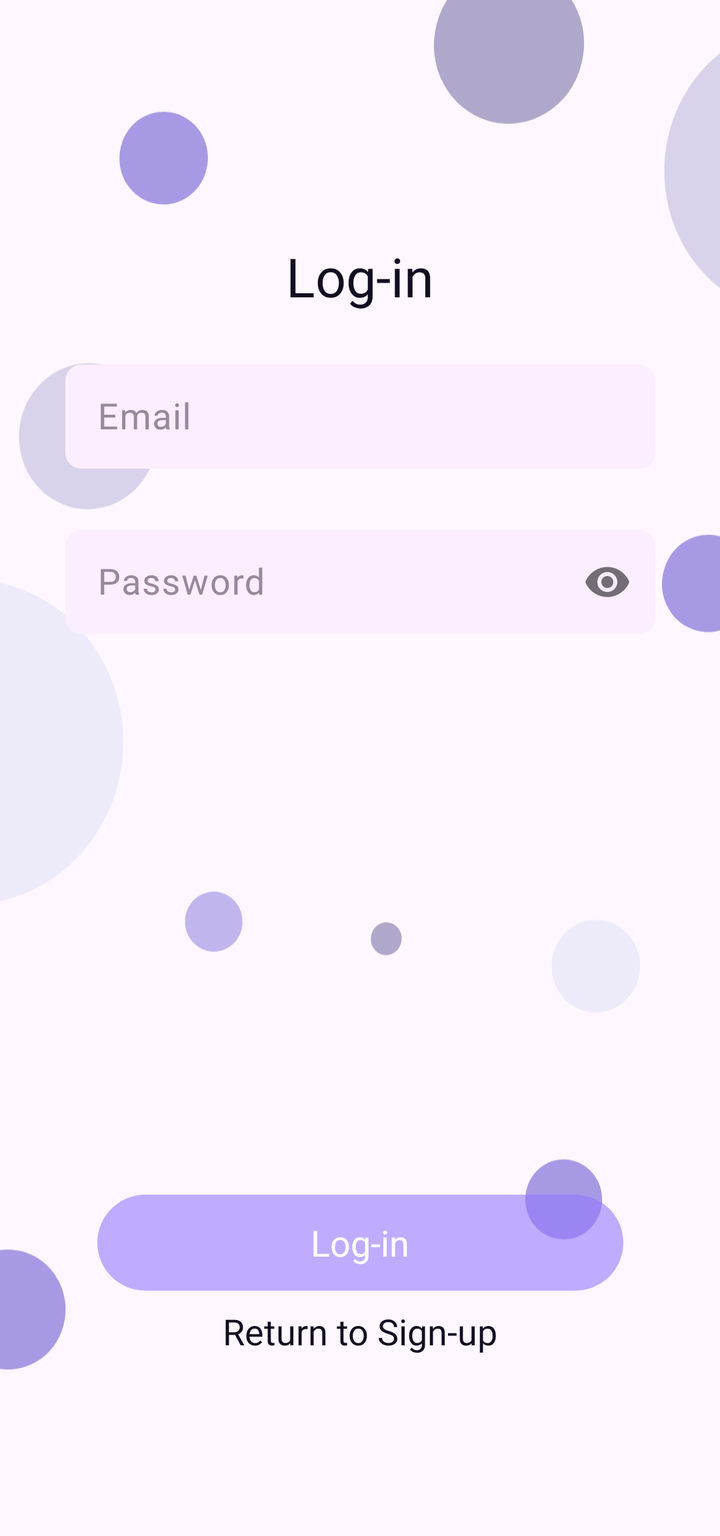
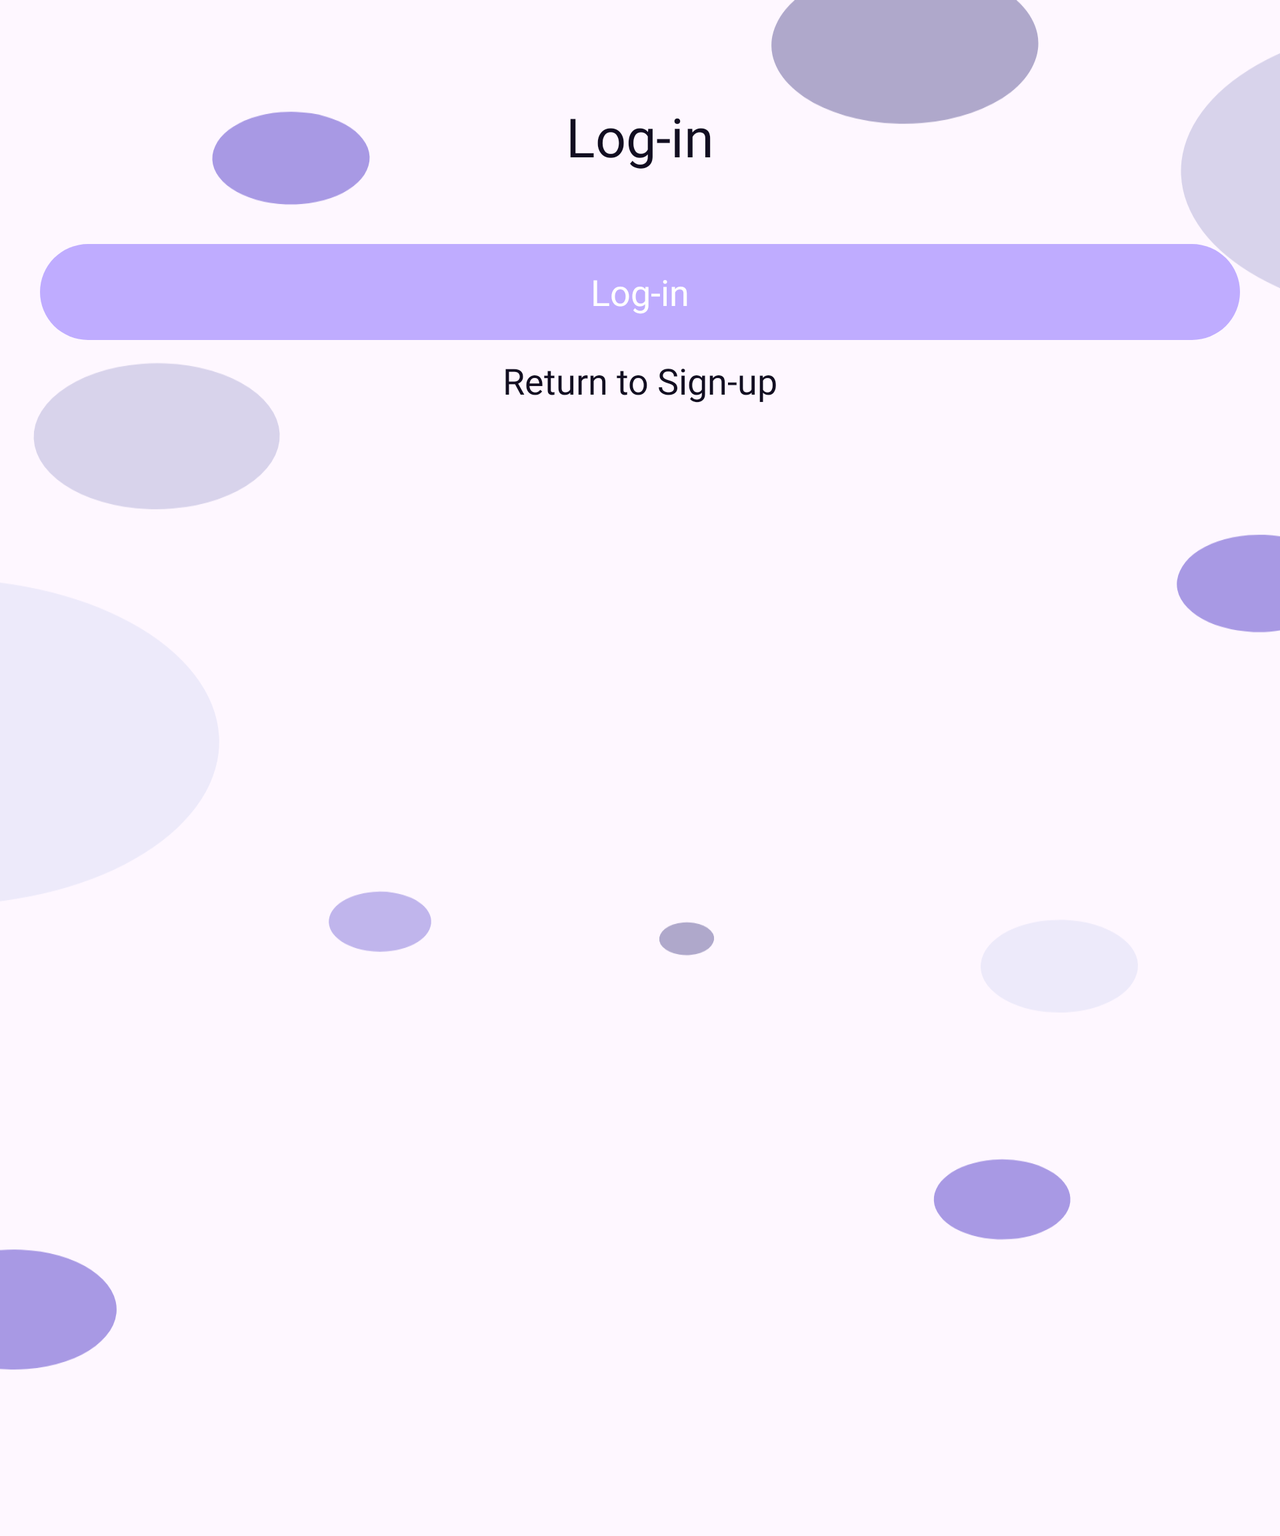

One screen, two layout resources from the same app: the default and the repository's alternative for another configuration. Each is rendered where Android would select it; the XML of both is given below.
<!-- AndroidManifest.xml: application theme Theme.Spiice -->
<!-- res/layout/fragment_log_in.xml -->
<?xml version="1.0" encoding="utf-8"?>
<ScrollView xmlns:android="http://schemas.android.com/apk/res/android"
    xmlns:app="http://schemas.android.com/apk/res-auto"
    xmlns:tools="http://schemas.android.com/tools"
    android:layout_width="match_parent"
    android:layout_height="match_parent"
    android:background="@drawable/bubbles_log_in_background"
    tools:context=".ui.logInScreen.LogInFragment">

    <androidx.constraintlayout.widget.ConstraintLayout
        android:id="@+id/login_screen"
        android:layout_width="match_parent"
        android:layout_height="wrap_content"
        android:paddingBottom="@dimen/dm_16">

        <TextView
            android:id="@+id/title_log_in"
            style="@style/FieldsFontsStyle.TitleFontStyle.TitleStyle"
            android:layout_width="@dimen/secondary_title_wight"
            android:layout_height="wrap_content"
            android:layout_marginTop="@dimen/secondary_title_marginTop"
            android:text="@string/log_in_screen_title"
            app:layout_constraintEnd_toEndOf="parent"
            app:layout_constraintStart_toStartOf="parent"
            app:layout_constraintTop_toTopOf="parent" />

        <androidx.constraintlayout.widget.Barrier
            android:id="@+id/barrier"
            android:layout_width="@dimen/zero_size"
            android:layout_height="@dimen/zero_size"
            app:barrierDirection="bottom"
            app:constraint_referenced_ids="title_log_in" />

        <Space
            android:id="@+id/space"
            android:layout_width="match_parent"
            android:layout_height="@dimen/dm_16"
            app:layout_constraintTop_toBottomOf="@+id/barrier" />

        <com.google.android.material.textfield.TextInputLayout
            android:id="@+id/email_log_layout"
            style="@style/TextInputLayoutStyle"
            app:endIconMode="clear_text"
            app:errorEnabled="true"
            app:layout_constraintEnd_toEndOf="parent"
            app:layout_constraintStart_toStartOf="parent"
            app:layout_constraintTop_toBottomOf="@+id/space">

            <com.google.android.material.textfield.TextInputEditText
                android:id="@+id/email_log_ET"
                style="@style/InputFieldStyle"
                android:hint="@string/email_field"
                android:inputType="textEmailAddress" />

        </com.google.android.material.textfield.TextInputLayout>

        <com.google.android.material.textfield.TextInputLayout
            android:id="@+id/password_log_layout"
            style="@style/TextInputLayoutStyle"
            app:errorEnabled="true"
            app:layout_constraintEnd_toEndOf="parent"
            app:layout_constraintStart_toStartOf="parent"
            app:layout_constraintTop_toBottomOf="@+id/email_log_layout"
            app:passwordToggleEnabled="true">

            <com.google.android.material.textfield.TextInputEditText
                android:id="@+id/password_log_ET"
                style="@style/InputFieldStyle"
                android:hint="@string/password_field"
                android:inputType="textPassword"
                app:endIconDrawable="@drawable/ic_eye" />

        </com.google.android.material.textfield.TextInputLayout>

        <androidx.appcompat.widget.AppCompatButton
            android:id="@+id/log_in_button"
            style="@style/ButtonStyle"
            android:layout_height="wrap_content"
            android:layout_marginTop="@dimen/login_button_marginTop"
            android:enabled="false"
            android:text="@string/log_in_screen_button"
            app:layout_constraintEnd_toEndOf="parent"
            app:layout_constraintStart_toStartOf="parent"
            app:layout_constraintTop_toBottomOf="@+id/password_log_layout" />

        <TextView
            android:id="@+id/sing_up_from_login_screen_button"
            style="@style/FieldsFontsStyle.BackToLogInButtonStyle"
            android:layout_width="wrap_content"
            android:layout_height="wrap_content"
            android:layout_marginTop="@dimen/account_back_marginTop"
            android:text="@string/return_to_sign_up_button"
            app:layout_constraintEnd_toEndOf="parent"
            app:layout_constraintStart_toStartOf="parent"
            app:layout_constraintTop_toBottomOf="@+id/log_in_button" />

        <ProgressBar
            android:id="@+id/progressBar"
            android:layout_width="wrap_content"
            android:layout_height="wrap_content"
            android:visibility="gone"
            app:layout_constraintBottom_toBottomOf="parent"
            app:layout_constraintEnd_toEndOf="parent"
            app:layout_constraintStart_toStartOf="parent"
            app:layout_constraintTop_toTopOf="parent" />

    </androidx.constraintlayout.widget.ConstraintLayout>

</ScrollView>
<!-- resources referenced by this layout -->
<resources>
  <dimen name="account_back_marginTop">8dp</dimen>
  <dimen name="dm_16">16dp</dimen>
  <dimen name="login_button_marginTop">260dp</dimen>
  <dimen name="secondary_title_marginTop">120dp</dimen>
  <dimen name="secondary_title_wight">98dp</dimen>
  <dimen name="zero_size">0dp</dimen>
  <string name="email_field">Email</string>
  <string name="log_in_screen_button">Log-in</string>
  <string name="log_in_screen_title">Log-in</string>
  <string name="password_field">Password</string>
  <string name="return_to_sign_up_button">Return to Sign-up</string>
  <style name="FieldsFontsStyle.BackToLogInButtonStyle">
          <item name="android:fontFamily">@font/public_sans</item>
          <item name="android:textFontWeight">400</item>
          <item name="android:textSize">@dimen/text_size</item>
      </style>
  <style name="FieldsFontsStyle.TitleFontStyle.TitleStyle">
          <item name="android:textSize">@dimen/text_size_title</item>
      </style>
  <style name="InputFieldStyle" parent="FieldsSizeStyle">
          <item name="android:singleLine">true</item>
          <item name="android:ellipsize">end</item>
      </style>
  <style name="TextInputLayoutStyle">
          <item name="android:layout_width">@dimen/input_field_wight</item>
          <item name="android:layout_height">wrap_content</item>
          <item name="android:layout_marginTop">@dimen/input_field_marginTop</item>
          <item name="android:textColorHint">@color/text_input_field</item>
      </style>
  <style name="Theme.Spiice" parent="Base.Theme.Spiice" />
  <dimen name="button_wight">263dp</dimen>
  <dimen name="text_size">18sp</dimen>
  <color name="white">#FFFFFFFF</color>
  <!-- drawable button_states (drawable) -->
  <selector xmlns:android="http://schemas.android.com/apk/res/android">
      <item android:drawable="@drawable/bg_button_disabled" android:state_enabled="false"/>
      <item android:drawable="@drawable/bg_button_enabled" android:state_enabled="true"/>
  </selector>
  <dimen name="text_size_title">27sp</dimen>
  <dimen name="input_field_wight">295dp</dimen>
  <dimen name="input_field_marginTop">5dp</dimen>
  <color name="text_input_field">#99879D</color>
  <!-- drawable bg_button_disabled (drawable) -->
  <?xml version="1.0" encoding="utf-8"?>
  <shape xmlns:android="http://schemas.android.com/apk/res/android"
      android:shape="rectangle">
      <corners android:radius="50dp" />
      <solid android:color="@color/buttonDisabled" />
  
  </shape>
  <!-- drawable bg_button_enabled (drawable) -->
  <?xml version="1.0" encoding="utf-8"?>
  <shape xmlns:android="http://schemas.android.com/apk/res/android"
      android:shape="rectangle">
      <corners android:radius="50dp" />
      <solid android:color="@color/main" />
  
  </shape>
  <style name="FieldsFontsStyle.TextFontStyle">
          <item name="android:fontFamily">@font/public_sans_medium</item>
          <item name="android:textColor">@color/text_input_field</item>
          <item name="android:textFontWeight">400</item>
          <item name="android:textSize">@dimen/text_size</item>
      </style>
  <dimen name="input_field_height">52dp</dimen>
  <!-- drawable bg_input_field (drawable) -->
  <?xml version="1.0" encoding="utf-8"?>
  <shape xmlns:android="http://schemas.android.com/apk/res/android"
      android:shape="rectangle">
      <corners android:radius="8dp" />
      <solid android:color="@color/background_input_field" />
  
  </shape>
  <color name="main">#9378FF</color>
  <style name="ToolbarTextStyle" parent="FieldsFontsStyle.TitleFontStyle">
          <item name="android:textColor">@color/text_input_field</item>
          <item name="android:textSize">@dimen/text_size</item>
      </style>
  <color name="buttonDisabled">#949378FF</color>
  <color name="background_input_field">#FBEEFF</color>
  <style name="FieldsFontsStyle.TitleFontStyle">
          <item name="android:fontFamily">@font/red_hat_display</item>
          <item name="android:textFontWeight">500</item>
      </style>
  <!-- some entries are left out for length -->
</resources>
<!-- res/layout-land/fragment_log_in.xml (the repository's variant of the layout above) -->
<!-- drawn on the phone turned sideways -->
<?xml version="1.0" encoding="utf-8"?>
<ScrollView xmlns:android="http://schemas.android.com/apk/res/android"
    xmlns:app="http://schemas.android.com/apk/res-auto"
    xmlns:tools="http://schemas.android.com/tools"
    android:layout_width="match_parent"
    android:layout_height="match_parent"
    android:background="@drawable/bubbles_log_in_background"
    tools:context=".ui.logInScreen.LogInFragment">

    <androidx.constraintlayout.widget.ConstraintLayout
        android:id="@+id/login_screen"
        android:layout_width="match_parent"
        android:layout_height="wrap_content"
        android:paddingBottom="@dimen/dm_20">

        <TextView
            android:id="@+id/title_log_in"
            style="@style/FieldsFontsStyle.TitleFontStyle.TitleStyle"
            android:layout_width="@dimen/secondary_title_wight"
            android:layout_height="wrap_content"
            android:layout_marginTop="@dimen/dm_50"
            android:text="@string/log_in_screen_title"
            app:layout_constraintEnd_toEndOf="parent"
            app:layout_constraintStart_toStartOf="parent"
            app:layout_constraintTop_toTopOf="parent" />

        <androidx.constraintlayout.widget.Barrier
            android:id="@+id/barrier"
            android:layout_width="@dimen/zero_size"
            android:layout_height="@dimen/zero_size"
            app:barrierDirection="bottom"
            app:constraint_referenced_ids="title_log_in" />

        <Space
            android:id="@+id/space"
            android:layout_width="match_parent"
            android:layout_height="@dimen/dm_16"
            app:layout_constraintTop_toBottomOf="@+id/barrier" />

        <com.google.android.material.textfield.TextInputLayout
            android:id="@+id/email_log_layout"
            style="@style/TextInputLandscapeStyle"
            app:endIconMode="clear_text"
            app:errorEnabled="true"
            app:layout_constraintEnd_toEndOf="parent"
            app:layout_constraintStart_toStartOf="parent"
            app:layout_constraintTop_toBottomOf="@+id/space">

            <com.google.android.material.textfield.TextInputEditText
                android:id="@+id/email_log_ET"
                style="@style/LandscapeInputFieldStyle"
                android:hint="@string/email_field"
                android:inputType="textEmailAddress" />

        </com.google.android.material.textfield.TextInputLayout>

        <com.google.android.material.textfield.TextInputLayout
            android:id="@+id/password_log_layout"
            style="@style/TextInputLandscapeStyle"
            app:errorEnabled="true"
            app:layout_constraintEnd_toEndOf="parent"
            app:layout_constraintStart_toStartOf="parent"
            app:layout_constraintTop_toBottomOf="@+id/email_log_layout"
            app:passwordToggleEnabled="true">

            <com.google.android.material.textfield.TextInputEditText
                android:id="@+id/password_log_ET"
                style="@style/LandscapeInputFieldStyle"
                android:hint="@string/password_field"
                android:inputType="textPassword"
                app:endIconDrawable="@drawable/ic_eye" />

        </com.google.android.material.textfield.TextInputLayout>

        <androidx.appcompat.widget.AppCompatButton
            android:id="@+id/log_in_button"
            style="@style/ButtonStyle"
            android:layout_width="@dimen/dm_600"
            android:layout_height="wrap_content"
            android:layout_marginTop="@dimen/dm_20"
            android:enabled="false"
            android:text="@string/log_in_screen_button"
            app:layout_constraintEnd_toEndOf="parent"
            app:layout_constraintStart_toStartOf="parent"
            app:layout_constraintTop_toBottomOf="@+id/password_log_layout" />

        <TextView
            android:id="@+id/sing_up_from_login_screen_button"
            style="@style/FieldsFontsStyle.BackToLogInButtonStyle"
            android:layout_width="wrap_content"
            android:layout_height="wrap_content"
            android:layout_marginTop="@dimen/account_back_marginTop"
            android:text="@string/return_to_sign_up_button"
            app:layout_constraintEnd_toEndOf="parent"
            app:layout_constraintStart_toStartOf="parent"
            app:layout_constraintTop_toBottomOf="@+id/log_in_button" />

    </androidx.constraintlayout.widget.ConstraintLayout>

</ScrollView>
<!-- resources referenced by the variant -->
<!-- as the phone turned sideways resolves them -->
<resources>
  <dimen name="account_back_marginTop">8dp</dimen>
  <dimen name="dm_16">16dp</dimen>
  <dimen name="dm_20">20dp</dimen>
  <dimen name="dm_50">50dp</dimen>
  <dimen name="dm_600">600dp</dimen>
  <dimen name="secondary_title_wight">98dp</dimen>
  <dimen name="zero_size">0dp</dimen>
  <string name="email_field">Email</string>
  <string name="log_in_screen_button">Log-in</string>
  <string name="log_in_screen_title">Log-in</string>
  <string name="password_field">Password</string>
  <string name="return_to_sign_up_button">Return to Sign-up</string>
  <style name="FieldsFontsStyle.BackToLogInButtonStyle">
          <item name="android:fontFamily">@font/public_sans</item>
          <item name="android:textFontWeight">400</item>
          <item name="android:textSize">@dimen/text_size</item>
      </style>
  <style name="FieldsFontsStyle.TitleFontStyle.TitleStyle">
          <item name="android:textSize">@dimen/text_size_title</item>
      </style>
  <style name="Theme.Spiice" parent="Base.Theme.Spiice" />
  <dimen name="button_wight">263dp</dimen>
  <dimen name="text_size">18sp</dimen>
  <color name="white">#FFFFFFFF</color>
  <!-- drawable button_states (drawable) -->
  <selector xmlns:android="http://schemas.android.com/apk/res/android">
      <item android:drawable="@drawable/bg_button_disabled" android:state_enabled="false"/>
      <item android:drawable="@drawable/bg_button_enabled" android:state_enabled="true"/>
  </selector>
  <dimen name="text_size_title">27sp</dimen>
  <!-- drawable bg_button_disabled (drawable) -->
  <?xml version="1.0" encoding="utf-8"?>
  <shape xmlns:android="http://schemas.android.com/apk/res/android"
      android:shape="rectangle">
      <corners android:radius="50dp" />
      <solid android:color="@color/buttonDisabled" />
  
  </shape>
  <!-- drawable bg_button_enabled (drawable) -->
  <?xml version="1.0" encoding="utf-8"?>
  <shape xmlns:android="http://schemas.android.com/apk/res/android"
      android:shape="rectangle">
      <corners android:radius="50dp" />
      <solid android:color="@color/main" />
  
  </shape>
  <color name="main">#9378FF</color>
  <style name="ToolbarStyle" parent="InputFieldStyle">
          <item name="android:layout_width">@dimen/zero_size</item>
          <item name="android:layout_height">wrap_content</item>
          <item name="titleTextAppearance">@style/ToolbarTextStyle</item>
          <item name="actionMenuTextAppearance">@style/ToolbarTextStyle</item>
      </style>
  <color name="text_input_field">#99879D</color>
  <style name="ToolbarTextStyle" parent="FieldsFontsStyle.TitleFontStyle">
          <item name="android:textColor">@color/text_input_field</item>
          <item name="android:textSize">@dimen/text_size</item>
      </style>
  <color name="buttonDisabled">#949378FF</color>
  <!-- drawable bg_input_field (drawable) -->
  <?xml version="1.0" encoding="utf-8"?>
  <shape xmlns:android="http://schemas.android.com/apk/res/android"
      android:shape="rectangle">
      <corners android:radius="8dp" />
      <solid android:color="@color/background_input_field" />
  
  </shape>
  <style name="InputFieldStyle" parent="FieldsSizeStyle">
          <item name="android:singleLine">true</item>
          <item name="android:ellipsize">end</item>
      </style>
  <style name="FieldsFontsStyle.TitleFontStyle">
          <item name="android:fontFamily">@font/red_hat_display</item>
          <item name="android:textFontWeight">500</item>
      </style>
  <color name="background_input_field">#FBEEFF</color>
  <style name="FieldsFontsStyle.TextFontStyle">
          <item name="android:fontFamily">@font/public_sans_medium</item>
          <item name="android:textColor">@color/text_input_field</item>
          <item name="android:textFontWeight">400</item>
          <item name="android:textSize">@dimen/text_size</item>
      </style>
  <dimen name="input_field_wight">295dp</dimen>
  <dimen name="input_field_height">52dp</dimen>
  <!-- some entries are left out for length -->
</resources>
